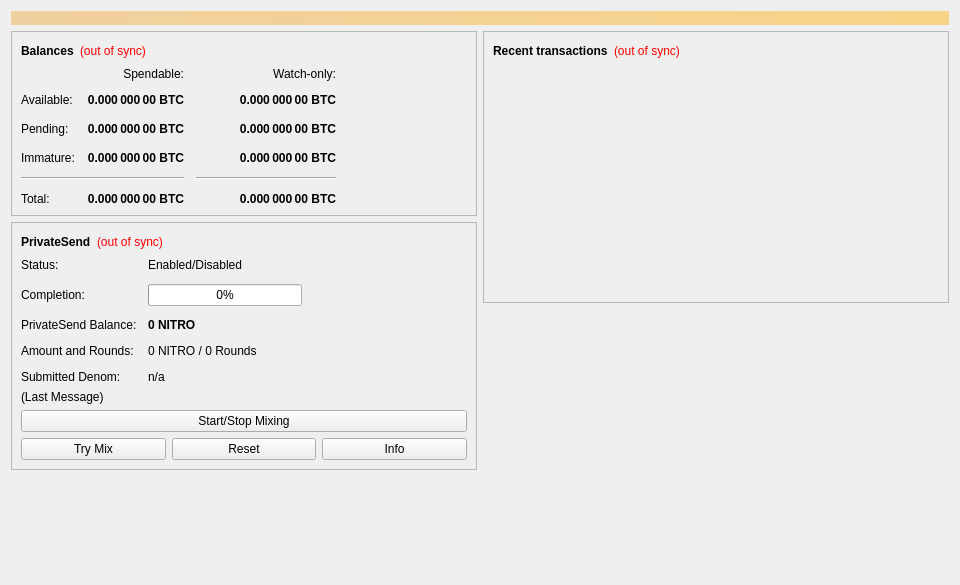
<?xml version="1.0" encoding="UTF-8"?>
<ui version="4.0">
 <class>OverviewPage</class>
 <widget class="QWidget" name="OverviewPage">
  <property name="geometry">
   <rect>
    <x>0</x>
    <y>0</y>
    <width>960</width>
    <height>585</height>
   </rect>
  </property>
  <property name="minimumSize">
   <size>
    <width>960</width>
    <height>0</height>
   </size>
  </property>
  <property name="windowTitle">
   <string>Form</string>
  </property>
  <layout class="QVBoxLayout" name="topLayout">
   <item>
    <widget class="QLabel" name="labelAlerts">
     <property name="visible">
      <bool>false</bool>
     </property>
     <property name="styleSheet">
      <string notr="true">QLabel { background-color: qlineargradient(x1: 0, y1: 0, x2: 1, y2: 0, stop:0 #F0D0A0, stop:1 #F8D488); color:#000000; }</string>
     </property>
     <property name="wordWrap">
      <bool>true</bool>
     </property>
     <property name="margin">
      <number>3</number>
     </property>
     <property name="textInteractionFlags">
      <set>Qt::TextSelectableByMouse</set>
     </property>
    </widget>
   </item>
   <item>
    <layout class="QHBoxLayout" name="horizontalLayout" stretch="1,1">
     <item>
      <layout class="QVBoxLayout" name="verticalLayout_2">
       <item>
        <widget class="QFrame" name="frame">
         <property name="frameShape">
          <enum>QFrame::StyledPanel</enum>
         </property>
         <property name="frameShadow">
          <enum>QFrame::Raised</enum>
         </property>
         <layout class="QVBoxLayout" name="verticalLayout_4">
          <item>
           <layout class="QHBoxLayout" name="horizontalLayout_4">
            <item>
             <widget class="QLabel" name="label_5">
              <property name="font">
               <font>
                <weight>75</weight>
                <bold>true</bold>
               </font>
              </property>
              <property name="text">
               <string>Balances</string>
              </property>
             </widget>
            </item>
            <item>
             <widget class="QLabel" name="labelWalletStatus">
              <property name="toolTip">
               <string>The displayed information may be out of date. Your wallet automatically synchronizes with the NitroPay network after a connection is established, but this process has not completed yet.</string>
              </property>
              <property name="styleSheet">
               <string notr="true">QLabel { color: red; }</string>
              </property>
              <property name="text">
               <string notr="true">(out of sync)</string>
              </property>
              <property name="alignment">
               <set>Qt::AlignLeading|Qt::AlignLeft|Qt::AlignVCenter</set>
              </property>
             </widget>
            </item>
            <item>
             <spacer name="horizontalSpacer_3">
              <property name="orientation">
               <enum>Qt::Horizontal</enum>
              </property>
              <property name="sizeHint" stdset="0">
               <size>
                <width>40</width>
                <height>20</height>
               </size>
              </property>
             </spacer>
            </item>
           </layout>
          </item>
          <item>
           <layout class="QGridLayout" name="gridLayout">
            <property name="spacing">
             <number>12</number>
            </property>
            <item row="2" column="2">
             <widget class="QLabel" name="labelWatchPending">
              <property name="font">
               <font>
                <weight>75</weight>
                <bold>true</bold>
               </font>
              </property>
              <property name="cursor">
               <cursorShape>IBeamCursor</cursorShape>
              </property>
              <property name="toolTip">
               <string>Unconfirmed transactions to watch-only addresses</string>
              </property>
              <property name="text">
               <string notr="true">0.000 000 00 BTC</string>
              </property>
              <property name="alignment">
               <set>Qt::AlignRight|Qt::AlignTrailing|Qt::AlignVCenter</set>
              </property>
              <property name="textInteractionFlags">
               <set>Qt::LinksAccessibleByMouse|Qt::TextSelectableByKeyboard|Qt::TextSelectableByMouse</set>
              </property>
             </widget>
            </item>
            <item row="2" column="1">
             <widget class="QLabel" name="labelUnconfirmed">
              <property name="font">
               <font>
                <weight>75</weight>
                <bold>true</bold>
               </font>
              </property>
              <property name="cursor">
               <cursorShape>IBeamCursor</cursorShape>
              </property>
              <property name="toolTip">
               <string>Total of transactions that have yet to be confirmed, and do not yet count toward the spendable balance</string>
              </property>
              <property name="text">
               <string notr="true">0.000 000 00 BTC</string>
              </property>
              <property name="alignment">
               <set>Qt::AlignRight|Qt::AlignTrailing|Qt::AlignVCenter</set>
              </property>
              <property name="textInteractionFlags">
               <set>Qt::LinksAccessibleByMouse|Qt::TextSelectableByKeyboard|Qt::TextSelectableByMouse</set>
              </property>
             </widget>
            </item>
            <item row="3" column="2">
             <widget class="QLabel" name="labelWatchImmature">
              <property name="font">
               <font>
                <weight>75</weight>
                <bold>true</bold>
               </font>
              </property>
              <property name="cursor">
               <cursorShape>IBeamCursor</cursorShape>
              </property>
              <property name="toolTip">
               <string>Mined balance in watch-only addresses that has not yet matured</string>
              </property>
              <property name="text">
               <string notr="true">0.000 000 00 BTC</string>
              </property>
              <property name="alignment">
               <set>Qt::AlignRight|Qt::AlignTrailing|Qt::AlignVCenter</set>
              </property>
              <property name="textInteractionFlags">
               <set>Qt::LinksAccessibleByMouse|Qt::TextSelectableByKeyboard|Qt::TextSelectableByMouse</set>
              </property>
             </widget>
            </item>
            <item row="4" column="0" colspan="2">
             <widget class="Line" name="lineSpendableBalance">
              <property name="orientation">
               <enum>Qt::Horizontal</enum>
              </property>
             </widget>
            </item>
            <item row="4" column="2">
             <widget class="Line" name="lineWatchBalance">
              <property name="sizePolicy">
               <sizepolicy hsizetype="Preferred" vsizetype="Fixed">
                <horstretch>0</horstretch>
                <verstretch>0</verstretch>
               </sizepolicy>
              </property>
              <property name="minimumSize">
               <size>
                <width>140</width>
                <height>0</height>
               </size>
              </property>
              <property name="orientation">
               <enum>Qt::Horizontal</enum>
              </property>
             </widget>
            </item>
            <item row="5" column="0">
             <widget class="QLabel" name="labelTotalText">
              <property name="text">
               <string>Total:</string>
              </property>
             </widget>
            </item>
            <item row="3" column="1">
             <widget class="QLabel" name="labelImmature">
              <property name="font">
               <font>
                <weight>75</weight>
                <bold>true</bold>
               </font>
              </property>
              <property name="cursor">
               <cursorShape>IBeamCursor</cursorShape>
              </property>
              <property name="toolTip">
               <string>Mined balance that has not yet matured</string>
              </property>
              <property name="text">
               <string notr="true">0.000 000 00 BTC</string>
              </property>
              <property name="alignment">
               <set>Qt::AlignRight|Qt::AlignTrailing|Qt::AlignVCenter</set>
              </property>
              <property name="textInteractionFlags">
               <set>Qt::LinksAccessibleByMouse|Qt::TextSelectableByKeyboard|Qt::TextSelectableByMouse</set>
              </property>
             </widget>
            </item>
            <item row="2" column="3">
             <spacer name="horizontalSpacer_2">
              <property name="orientation">
               <enum>Qt::Horizontal</enum>
              </property>
              <property name="sizeHint" stdset="0">
               <size>
                <width>40</width>
                <height>20</height>
               </size>
              </property>
             </spacer>
            </item>
            <item row="3" column="0">
             <widget class="QLabel" name="labelImmatureText">
              <property name="text">
               <string>Immature:</string>
              </property>
             </widget>
            </item>
            <item row="5" column="1">
             <widget class="QLabel" name="labelTotal">
              <property name="font">
               <font>
                <weight>75</weight>
                <bold>true</bold>
               </font>
              </property>
              <property name="cursor">
               <cursorShape>IBeamCursor</cursorShape>
              </property>
              <property name="toolTip">
               <string>Your current total balance</string>
              </property>
              <property name="text">
               <string notr="true">0.000 000 00 BTC</string>
              </property>
              <property name="alignment">
               <set>Qt::AlignRight|Qt::AlignTrailing|Qt::AlignVCenter</set>
              </property>
              <property name="textInteractionFlags">
               <set>Qt::LinksAccessibleByMouse|Qt::TextSelectableByKeyboard|Qt::TextSelectableByMouse</set>
              </property>
             </widget>
            </item>
            <item row="5" column="2">
             <widget class="QLabel" name="labelWatchTotal">
              <property name="font">
               <font>
                <weight>75</weight>
                <bold>true</bold>
               </font>
              </property>
              <property name="cursor">
               <cursorShape>IBeamCursor</cursorShape>
              </property>
              <property name="toolTip">
               <string>Current total balance in watch-only addresses</string>
              </property>
              <property name="text">
               <string notr="true">0.000 000 00 BTC</string>
              </property>
              <property name="alignment">
               <set>Qt::AlignRight|Qt::AlignTrailing|Qt::AlignVCenter</set>
              </property>
              <property name="textInteractionFlags">
               <set>Qt::LinksAccessibleByMouse|Qt::TextSelectableByKeyboard|Qt::TextSelectableByMouse</set>
              </property>
             </widget>
            </item>
            <item row="0" column="2">
             <widget class="QLabel" name="labelWatchonly">
              <property name="text">
               <string>Watch-only:</string>
              </property>
              <property name="alignment">
               <set>Qt::AlignRight|Qt::AlignTrailing|Qt::AlignVCenter</set>
              </property>
             </widget>
            </item>
            <item row="1" column="0">
             <widget class="QLabel" name="labelBalanceText">
              <property name="text">
               <string>Available:</string>
              </property>
             </widget>
            </item>
            <item row="1" column="1">
             <widget class="QLabel" name="labelBalance">
              <property name="font">
               <font>
                <weight>75</weight>
                <bold>true</bold>
               </font>
              </property>
              <property name="cursor">
               <cursorShape>IBeamCursor</cursorShape>
              </property>
              <property name="toolTip">
               <string>Your current spendable balance</string>
              </property>
              <property name="text">
               <string notr="true">0.000 000 00 BTC</string>
              </property>
              <property name="alignment">
               <set>Qt::AlignRight|Qt::AlignTrailing|Qt::AlignVCenter</set>
              </property>
              <property name="textInteractionFlags">
               <set>Qt::LinksAccessibleByMouse|Qt::TextSelectableByKeyboard|Qt::TextSelectableByMouse</set>
              </property>
             </widget>
            </item>
            <item row="1" column="2">
             <widget class="QLabel" name="labelWatchAvailable">
              <property name="font">
               <font>
                <weight>75</weight>
                <bold>true</bold>
               </font>
              </property>
              <property name="cursor">
               <cursorShape>IBeamCursor</cursorShape>
              </property>
              <property name="toolTip">
               <string>Your current balance in watch-only addresses</string>
              </property>
              <property name="text">
               <string notr="true">0.000 000 00 BTC</string>
              </property>
              <property name="alignment">
               <set>Qt::AlignRight|Qt::AlignTrailing|Qt::AlignVCenter</set>
              </property>
              <property name="textInteractionFlags">
               <set>Qt::LinksAccessibleByMouse|Qt::TextSelectableByKeyboard|Qt::TextSelectableByMouse</set>
              </property>
             </widget>
            </item>
            <item row="2" column="0">
             <widget class="QLabel" name="labelPendingText">
              <property name="text">
               <string>Pending:</string>
              </property>
             </widget>
            </item>
            <item row="0" column="1">
             <widget class="QLabel" name="labelSpendable">
              <property name="text">
               <string>Spendable:</string>
              </property>
              <property name="alignment">
               <set>Qt::AlignRight|Qt::AlignTrailing|Qt::AlignVCenter</set>
              </property>
             </widget>
            </item>
           </layout>
          </item>
         </layout>
        </widget>
       </item>
       <item>
        <widget class="QFrame" name="framePrivateSend">
         <property name="layoutDirection">
          <enum>Qt::LeftToRight</enum>
         </property>
         <property name="frameShape">
          <enum>QFrame::StyledPanel</enum>
         </property>
         <property name="frameShadow">
          <enum>QFrame::Raised</enum>
         </property>
         <layout class="QVBoxLayout" name="VerticalLayout_PS1">
          <item>
           <layout class="QHBoxLayout" name="horizontalLayout_5">
            <item>
             <widget class="QLabel" name="labelPrivateSendHeader">
              <property name="font">
               <font>
                <weight>75</weight>
                <bold>true</bold>
               </font>
              </property>
              <property name="text">
               <string>PrivateSend</string>
              </property>
             </widget>
            </item>
            <item>
             <widget class="QLabel" name="labelPrivateSendSyncStatus">
              <property name="toolTip">
               <string>The displayed information may be out of date. Your wallet automatically synchronizes with the NitroPay network after a connection is established, but this process has not completed yet.</string>
              </property>
              <property name="styleSheet">
               <string notr="true">QLabel { color: red; }</string>
              </property>
              <property name="text">
               <string notr="true">(out of sync)</string>
              </property>
              <property name="alignment">
               <set>Qt::AlignLeading|Qt::AlignLeft|Qt::AlignVCenter</set>
              </property>
             </widget>
            </item>
            <item>
             <spacer name="horizontalSpacer_4">
              <property name="orientation">
               <enum>Qt::Horizontal</enum>
              </property>
              <property name="sizeHint" stdset="0">
               <size>
                <width>40</width>
                <height>20</height>
               </size>
              </property>
             </spacer>
            </item>
           </layout>
          </item>
          <item>
           <layout class="QFormLayout" name="privateSendFormLayout">
            <property name="fieldGrowthPolicy">
             <enum>QFormLayout::AllNonFixedFieldsGrow</enum>
            </property>
            <property name="horizontalSpacing">
             <number>11</number>
            </property>
            <property name="verticalSpacing">
             <number>12</number>
            </property>
            <item row="0" column="0">
             <widget class="QLabel" name="labelPrivateSendEnabledText">
              <property name="text">
               <string>Status:</string>
              </property>
             </widget>
            </item>
            <item row="0" column="1">
             <widget class="QLabel" name="labelPrivateSendEnabled">
              <property name="text">
               <string>Enabled/Disabled</string>
              </property>
             </widget>
            </item>
            <item row="1" column="0">
             <widget class="QLabel" name="labelCompletitionText">
              <property name="text">
               <string>Completion:</string>
              </property>
             </widget>
            </item>
            <item row="1" column="1">
             <widget class="QProgressBar" name="privateSendProgress">
              <property name="maximumSize">
               <size>
                <width>154</width>
                <height>16777215</height>
               </size>
              </property>
              <property name="value">
               <number>0</number>
              </property>
             </widget>
            </item>
            <item row="2" column="0">
             <widget class="QLabel" name="labelAnonymizedText">
              <property name="text">
               <string>PrivateSend Balance:</string>
              </property>
             </widget>
            </item>
            <item row="2" column="1">
             <widget class="QLabel" name="labelAnonymized">
              <property name="font">
               <font>
                <weight>75</weight>
                <bold>true</bold>
               </font>
              </property>
              <property name="text">
               <string notr="true">0 NITRO</string>
              </property>
             </widget>
            </item>
            <item row="3" column="0">
             <widget class="QLabel" name="labelAmountAndRoundsText">
              <property name="text">
               <string>Amount and Rounds:</string>
              </property>
             </widget>
            </item>
            <item row="3" column="1">
             <widget class="QLabel" name="labelAmountRounds">
              <property name="text">
               <string>0 NITRO / 0 Rounds</string>
              </property>
             </widget>
            </item>
            <item row="4" column="0">
             <widget class="QLabel" name="labelSubmittedDenomText">
              <property name="text">
               <string>Submitted Denom:</string>
              </property>
             </widget>
            </item>
            <item row="4" column="1">
             <widget class="QLabel" name="labelSubmittedDenom">
              <property name="toolTip">
               <string>The denominations you submitted to the Masternode.&lt;br&gt;To mix, other users must submit the exact same denominations.</string>
              </property>
              <property name="text">
               <string>n/a</string>
              </property>
             </widget>
            </item>
           </layout>
          </item>
          <item>
           <layout class="QVBoxLayout" name="VerticalLayout_PS">
            <item>
             <widget class="QLabel" name="labelPrivateSendLastMessage">
              <property name="text">
               <string>(Last Message)</string>
              </property>
              <property name="alignment">
               <set>Qt::AlignLeading|Qt::AlignLeft|Qt::AlignTop</set>
              </property>
              <property name="wordWrap">
               <bool>true</bool>
              </property>
             </widget>
            </item>
            <item>
             <widget class="QPushButton" name="togglePrivateSend">
              <property name="sizePolicy">
               <sizepolicy hsizetype="MinimumExpanding" vsizetype="Fixed">
                <horstretch>0</horstretch>
                <verstretch>0</verstretch>
               </sizepolicy>
              </property>
              <property name="text">
               <string>Start/Stop Mixing</string>
              </property>
             </widget>
            </item>
            <item>
             <layout class="QHBoxLayout" name="horizontalLayout_debugbuttons">
              <item>
               <widget class="QPushButton" name="privateSendAuto">
                <property name="sizePolicy">
                 <sizepolicy hsizetype="MinimumExpanding" vsizetype="Fixed">
                  <horstretch>0</horstretch>
                  <verstretch>0</verstretch>
                 </sizepolicy>
                </property>
                <property name="toolTip">
                 <string>Try to manually submit a PrivateSend request.</string>
                </property>
                <property name="text">
                 <string>Try Mix</string>
                </property>
               </widget>
              </item>
              <item>
               <widget class="QPushButton" name="privateSendReset">
                <property name="sizePolicy">
                 <sizepolicy hsizetype="MinimumExpanding" vsizetype="Fixed">
                  <horstretch>0</horstretch>
                  <verstretch>0</verstretch>
                 </sizepolicy>
                </property>
                <property name="toolTip">
                 <string>Reset the current status of PrivateSend (can interrupt PrivateSend if it's in the process of Mixing, which can cost you money!)</string>
                </property>
                <property name="autoFillBackground">
                 <bool>false</bool>
                </property>
                <property name="text">
                 <string>Reset</string>
                </property>
               </widget>
              </item>
              <item>
               <widget class="QPushButton" name="privateSendInfo">
                <property name="sizePolicy">
                 <sizepolicy hsizetype="MinimumExpanding" vsizetype="Fixed">
                  <horstretch>0</horstretch>
                  <verstretch>0</verstretch>
                 </sizepolicy>
                </property>
                <property name="toolTip">
                 <string>Information about PrivateSend and Mixing</string>
                </property>
                <property name="text">
                 <string>Info</string>
                </property>
               </widget>
              </item>
             </layout>
            </item>
           </layout>
          </item>
         </layout>
        </widget>
       </item>
       <item>
        <spacer name="verticalSpacer">
         <property name="orientation">
          <enum>Qt::Vertical</enum>
         </property>
         <property name="sizeHint" stdset="0">
          <size>
           <width>20</width>
           <height>40</height>
          </size>
         </property>
        </spacer>
       </item>
      </layout>
     </item>
     <item>
      <layout class="QVBoxLayout" name="verticalLayout_3">
       <item>
        <widget class="QFrame" name="frame_2">
         <property name="frameShape">
          <enum>QFrame::StyledPanel</enum>
         </property>
         <property name="frameShadow">
          <enum>QFrame::Raised</enum>
         </property>
         <layout class="QVBoxLayout" name="verticalLayout">
          <item>
           <layout class="QHBoxLayout" name="horizontalLayout_2">
            <item>
             <widget class="QLabel" name="label_4">
              <property name="font">
               <font>
                <weight>75</weight>
                <bold>true</bold>
               </font>
              </property>
              <property name="text">
               <string>Recent transactions</string>
              </property>
             </widget>
            </item>
            <item>
             <widget class="QLabel" name="labelTransactionsStatus">
              <property name="toolTip">
               <string>The displayed information may be out of date. Your wallet automatically synchronizes with the NitroPay network after a connection is established, but this process has not completed yet.</string>
              </property>
              <property name="styleSheet">
               <string notr="true">QLabel { color: red; }</string>
              </property>
              <property name="text">
               <string notr="true">(out of sync)</string>
              </property>
              <property name="alignment">
               <set>Qt::AlignLeading|Qt::AlignLeft|Qt::AlignVCenter</set>
              </property>
             </widget>
            </item>
            <item>
             <spacer name="horizontalSpacer">
              <property name="orientation">
               <enum>Qt::Horizontal</enum>
              </property>
              <property name="sizeHint" stdset="0">
               <size>
                <width>40</width>
                <height>20</height>
               </size>
              </property>
             </spacer>
            </item>
           </layout>
          </item>
          <item>
           <widget class="QListView" name="listTransactions">
            <property name="styleSheet">
             <string notr="true">QListView { background: transparent; }</string>
            </property>
            <property name="frameShape">
             <enum>QFrame::NoFrame</enum>
            </property>
            <property name="verticalScrollBarPolicy">
             <enum>Qt::ScrollBarAlwaysOff</enum>
            </property>
            <property name="horizontalScrollBarPolicy">
             <enum>Qt::ScrollBarAlwaysOff</enum>
            </property>
            <property name="selectionMode">
             <enum>QAbstractItemView::NoSelection</enum>
            </property>
           </widget>
          </item>
         </layout>
        </widget>
       </item>
       <item>
        <spacer name="verticalSpacer_2">
         <property name="orientation">
          <enum>Qt::Vertical</enum>
         </property>
         <property name="sizeHint" stdset="0">
          <size>
           <width>20</width>
           <height>40</height>
          </size>
         </property>
        </spacer>
       </item>
      </layout>
     </item>
    </layout>
   </item>
  </layout>
 </widget>
 <resources/>
 <connections/>
</ui>
